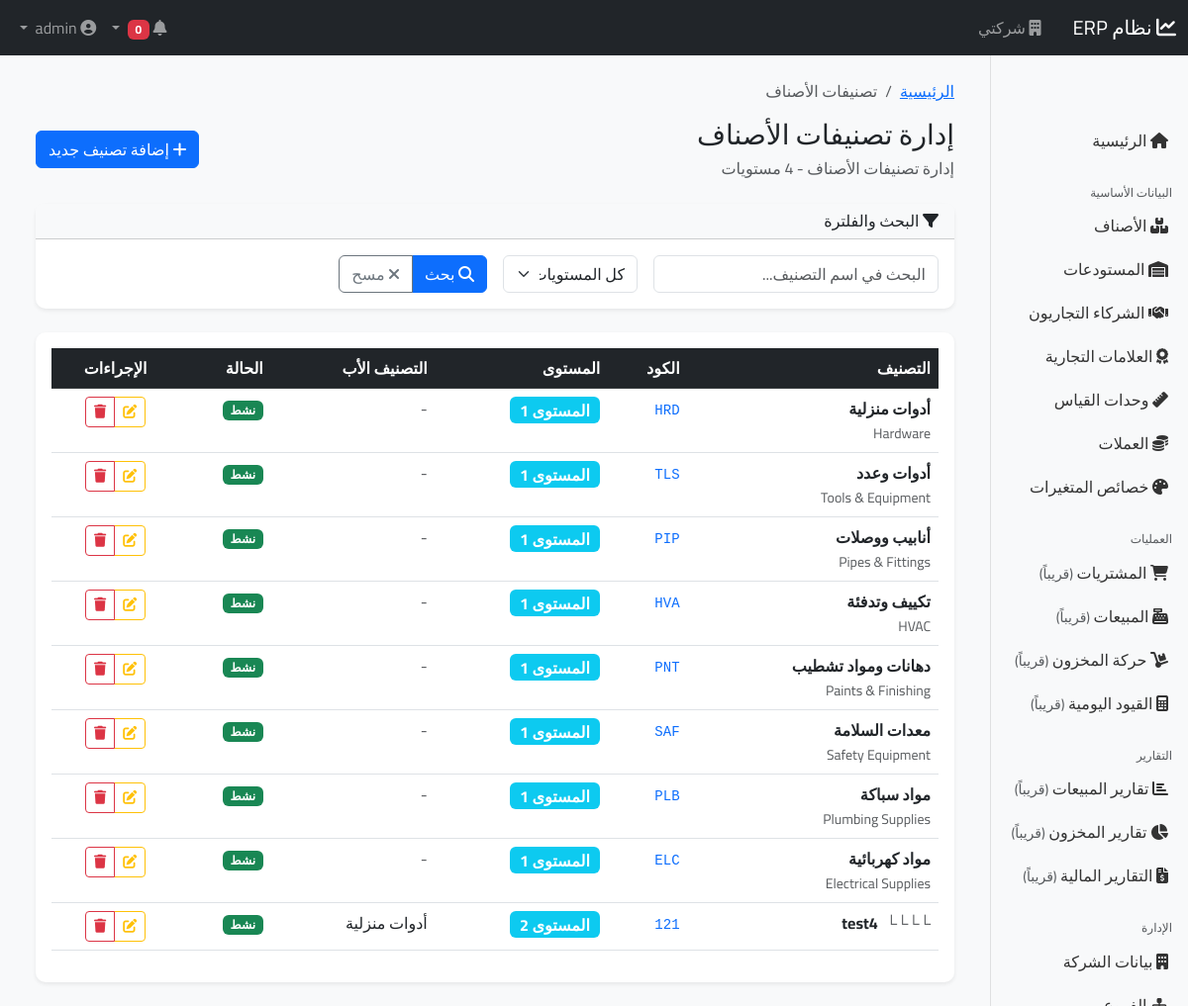
/categories/ (signed in), run on the app's committed database.
### apps/core/models.py (models this page shows, shortened)
class BaseModel(models.Model):
    company = models.ForeignKey('core.Company', on_delete=models.CASCADE, verbose_name=_('الشركة'))
    created_at = models.DateTimeField(auto_now_add=True, verbose_name=_('تاريخ الإنشاء'))
    updated_at = models.DateTimeField(auto_now=True, verbose_name=_('تاريخ التعديل'))
    created_by = models.ForeignKey('core.User', on_delete=models.SET_NULL, null=True, related_name='%(class)s_created',
                                   verbose_name=_('أنشأ بواسطة'))
    is_active = models.BooleanField(default=True, verbose_name=_('نشط'))
    class Meta:
        abstract = True

class ItemCategory(BaseModel):
    parent = models.ForeignKey('self', on_delete=models.CASCADE, null=True, blank=True, related_name='children',
                               verbose_name=_('التصنيف الأب'))
    code = models.CharField(_('رمز التصنيف'), max_length=20)
    name = models.CharField(_('اسم التصنيف'), max_length=100)
    name_en = models.CharField(_('الاسم الإنجليزي'), max_length=100, blank=True)
    level = models.PositiveIntegerField(_('المستوى'), default=1, editable=False)
    description = models.TextField(_('الوصف'), blank=True)
    custom_fields = models.JSONField(
        _('حقول مخصصة'),
        default=dict,
        blank=True,
        help_text=_('حقول إضافية حسب احتياجات العمل')
    )
    class Meta:
        verbose_name = _('تصنيف الأصناف')
        verbose_name_plural = _('تصنيفات الأصناف')
        unique_together = [['company', 'code']]
        ordering = ['level', 'name']

### apps/core/views/item_views.py (the view)
# urls.py: path('categories/', views.ItemCategoryListView.as_view(), name='category_list'),
class ItemCategoryListView(LoginRequiredMixin, PermissionRequiredMixin, CompanyMixin, FilterView):
    model = ItemCategory
    template_name = 'core/items/category_list.html'
    context_object_name = 'categories'
    permission_required = 'core.view_itemcategory'
    paginate_by = 25
    filterset_class = ItemCategoryFilter
    def get_context_data(self, **kwargs):
        context = super().get_context_data(**kwargs)
        context.update({
            'title': _('إدارة تصنيفات الأصناف'),
            'can_add': self.request.user.has_perm('core.add_itemcategory'),
            'can_change': self.request.user.has_perm('core.change_itemcategory'),
            'can_delete': self.request.user.has_perm('core.delete_itemcategory'),
            'breadcrumbs': [
                {'title': _('الرئيسية'), 'url': reverse('core:dashboard')},
                {'title': _('تصنيفات الأصناف'), 'url': ''}
            ],
            'add_url': reverse('core:category_create'),
        })
        return context
    def get_queryset(self):
        queryset = super().get_queryset()
        search = self.request.GET.get('search')
        if search:
            queryset = queryset.filter(
                Q(name__icontains=search) |
                Q(name_en__icontains=search) |
                Q(code__icontains=search)
            )
        return queryset.select_related('parent').order_by('level', 'name')

### apps/core/context_processors.py (called while the page is built)
def system_settings(request):
    return {
        'SYSTEM_NAME': 'نظام ERP',
        'SYSTEM_VERSION': '1.0.0',
        'COMPANY_NAME': request.current_company.name if hasattr(request, 'current_company') and request.current_company else '',
        'BRANCH_NAME': request.current_branch.name if hasattr(request, 'current_branch') and request.current_branch else '',
        'CURRENCY': 'د.أ',  # الدينار الأردني
    }

### apps/core/mixins.py (called while the page is built)
    def get_queryset(self):
        queryset = super().get_queryset()
        user = self.request.user
        if hasattr(queryset.model, 'company'):
            if hasattr(user, 'company') and user.company:
                return queryset.filter(company=user.company)
            else:
                from .models import Company
                company = Company.objects.first()
                if company:
                    return queryset.filter(company=company)
        return queryset

### apps/core/models.py (called while the page is built, shortened)
    def can_access_branch(self, branch):
        if self.is_superuser:
            return True

### apps/core/templates/core/items/category_list.html (shortened to what this page needs)
{% extends 'base/base.html' %}
{% load i18n static %}
{% block content %}
<div class="container-fluid py-4">
    <nav aria-label="breadcrumb" class="mb-3">
        <ol class="breadcrumb">
            {% for breadcrumb in breadcrumbs %}
                {% if forloop.last %}
                    <li class="breadcrumb-item active">{{ breadcrumb.title }}</li>
                {% else %}
                    <li class="breadcrumb-item">
                        <a href="{{ breadcrumb.url }}">{{ breadcrumb.title }}</a>
                    </li>
                {% endif %}
            {% endfor %}
        </ol>
    </nav>
    <div class="d-flex justify-content-between align-items-center mb-4">
        <div>
            <h1 class="h3 mb-1">{{ title }}</h1>
            <p class="text-muted mb-0">{% trans "إدارة تصنيفات الأصناف - 4 مستويات" %}</p>
        </div>
        {% if can_add %}
        <div>
            <a href="{{ add_url }}" class="btn btn-primary">
                <i class="fas fa-plus"></i> {% trans "إضافة تصنيف جديد" %}
            </a>
        </div>
        {% endif %}
    </div>
    <div class="card shadow-sm mb-4">
        <div class="card-header bg-light d-flex justify-content-between align-items-center">
            <h6 class="card-title mb-0">
                <i class="fas fa-filter"></i> {% trans "البحث والفلترة" %}
            </h6>
        </div>
        <div class="card-body">
            <form method="get" class="row g-3">
                <div class="col-md-4">
                    <input type="text" name="search" class="form-control"
                           placeholder="{% trans 'البحث في اسم التصنيف...' %}"
                           value="{{ request.GET.search }}">
                </div>
                <div class="col-md-2">
                    <select name="level" class="form-select">
                        <option value="">{% trans "كل المستويات" %}</option>
                    </select>
                </div>
                <div class="col-md-3">
                    <div class="btn-group" role="group">
                        <button type="submit" class="btn btn-primary">
                            <i class="fas fa-search"></i> {% trans "بحث" %}
                        </button>
                        <a href="{% url 'core:category_list' %}" class="btn btn-outline-secondary">
                            <i class="fas fa-times"></i> {% trans "مسح" %}
                        </a>
                    </div>
                </div>
            </form>
        </div>
    </div>
    <div class="card shadow-sm">
        <div class="card-body">
            {% if categories %}
                <div class="table-responsive">
                    <table class="table table-hover">
                        <thead class="table-dark">
                            <tr>
                                <th>{% trans "التصنيف" %}</th>
                                <th>{% trans "الكود" %}</th>
                                <th>{% trans "المستوى" %}</th>
                                <th>{% trans "التصنيف الأب" %}</th>
                                <th>{% trans "الحالة" %}</th>
                                <th class="text-center">{% trans "الإجراءات" %}</th>
                            </tr>
                        </thead>
                        <tbody>
                            {% for category in categories %}
                            <tr>
                                <td>
                                    <div class="d-flex align-items-center">
                                        {% if category.level > 1 %}
                                            <span class="text-muted me-2">
                                                {% for i in ""|ljust:category.level|add:"-1" %}└{% endfor %}
                                            </span>
                                        {% endif %}
                                        <div>
                                            <strong>{{ category.name }}</strong>
                                            {% if category.name_en %}
                                                <br><small class="text-muted">{{ category.name_en }}</small>
                                            {% endif %}
                                        </div>
                                    </div>
                                </td>
                                <td>
                                    <code class="text-primary">{{ category.code }}</code>
                                </td>
                                <td>
                                    <span class="badge bg-info fs-6">
                                        {% trans "المستوى" %} {{ category.level }}
                                    </span>
                                </td>
                                <td>
                                    {% if category.parent %}
                                        {{ category.parent.name }}
                                    {% else %}
                                        <span class="text-muted">-</span>
                                    {% endif %}
                                </td>
                                <td>
                                    {% if category.is_active %}
                                        <span class="badge bg-success">{% trans "نشط" %}</span>
                                    {% else %}
                                        <span class="badge bg-secondary">{% trans "غير نشط" %}</span>
                                    {% endif %}
                                </td>
                                <td class="text-center">
                                    <div class="btn-group btn-group-sm" role="group">
                                        {% if can_change %}
                                        <a href="{% url 'core:category_update' category.pk %}"
                                           class="btn btn-outline-warning" title="{% trans 'تعديل' %}">
                                            <i class="fas fa-edit"></i>
                                        </a>
                                        {% endif %}
                                        {% if can_delete %}
                                        <a href="{% url 'core:category_delete' category.pk %}"
                                           class="btn btn-outline-danger" title="{% trans 'حذف' %}"
                                           onclick="return confirm('{% trans 'هل أنت متأكد من حذف هذا التصنيف؟' %}')">
                                            <i class="fas fa-trash"></i>
                                        </a>
                                        {% endif %}
                                    </div>
                                </td>
                            </tr>
                            {% endfor %}
                        </tbody>
                    </table>
                </div>
            {% endif %}
        </div>
    </div>
</div>
{% endblock %}

### static/css/style.css (style rules this page uses)
:root { --primary-color: #0d6efd; --secondary-color: #6c757d; --success-color: #198754; --danger-color: #dc3545; --warning-color: #ffc107; --info-color: #0dcaf0; }
body { font-family: 'Cairo', sans-serif; background-color: #f8f9fa; }
.card { border: none; border-radius: 10px; }

### data on the page
ItemCategory: name "أدوات منزلية", name_en "Hardware", code "HRD", level "1"
ItemCategory: name "أدوات وعدد", name_en "Tools & Equipment", code "TLS", level "1"
ItemCategory: name "أنابيب ووصلات", name_en "Pipes & Fittings", code "PIP", level "1"
ItemCategory: name "تكييف وتدفئة", name_en "HVAC", code "HVA", level "1"
ItemCategory: name "دهانات ومواد تشطيب", name_en "Paints & Finishing", code "PNT", level "1"
ItemCategory: name "معدات السلامة", name_en "Safety Equipment", code "SAF", level "1"
ItemCategory: name "مواد سباكة", name_en "Plumbing Supplies", code "PLB", level "1"
ItemCategory: name "مواد كهربائية", name_en "Electrical Supplies", code "ELC", level "1"
ItemCategory: name "test4", code "121", level "2", parent.name "أدوات منزلية"

### other printed values
{{ breadcrumb.title }} "الرئيسية"
{{ breadcrumb.title }} "تصنيفات الأصناف"
{{ title }} "إدارة تصنيفات الأصناف"
